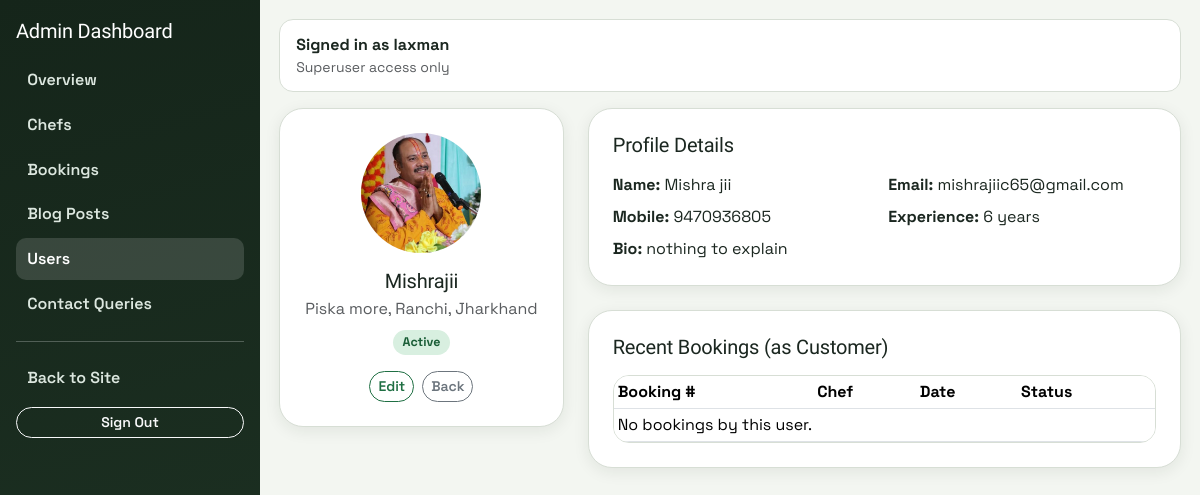
The app's page /myadmin/users/view/13/ (signed in), older data.
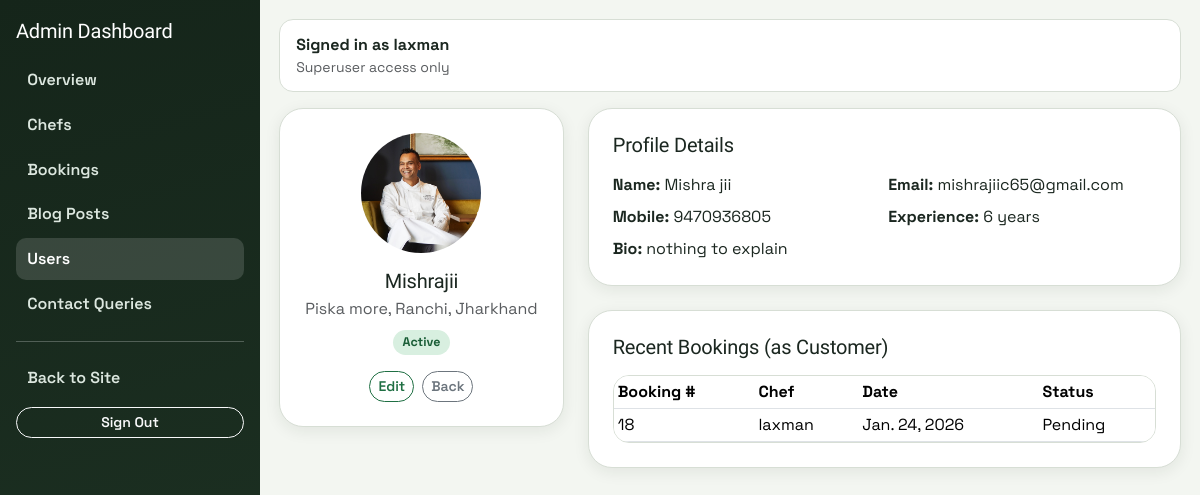
The same page, newer data.
### accounts/models.py (models this page shows, shortened)
class Profile(models.Model):
    user = models.OneToOneField(settings.AUTH_USER_MODEL, on_delete=models.CASCADE)
    name = models.CharField(max_length=100)
    email = models.EmailField()
    mobile_number = models.CharField(max_length=15, blank=True, null=True)
    location = models.CharField(max_length=255, blank=True)
    education = models.CharField(max_length=255, blank=True)
    experience = models.IntegerField(default=0)
    speciality = models.TextField(blank=True)
    bio = models.TextField(blank=True)
    dishes = models.CharField(max_length=255, default="Not specified")
    profile_image = models.ImageField(upload_to=user_directory_path, blank=True, null=True)

### booking/models.py (models this page shows, shortened)
class Booking(models.Model):
    STATUS_CHOICES = [
        ('Pending', 'Pending'),
        ('Accepted', 'Accepted'),
        ('Rejected', 'Rejected'),
    ]
    customer = models.ForeignKey(settings.AUTH_USER_MODEL, on_delete=models.CASCADE)
    chef = models.ForeignKey('Chef', on_delete=models.CASCADE)
    date = models.DateField()
    time = models.TimeField()
    person = models.PositiveIntegerField()
    total_price = models.DecimalField(max_digits=8, decimal_places=2)
    status = models.CharField(max_length=20, choices=STATUS_CHOICES, default='Pending', db_index=True)
    is_deleted = models.BooleanField(default=False, db_index=True)
    deleted_at = models.DateTimeField(blank=True, null=True)
    deleted_by = models.ForeignKey(
        settings.AUTH_USER_MODEL,
        on_delete=models.SET_NULL,
        null=True,
        blank=True,
        related_name="deleted_bookings",
    )
    objects = ActiveBookingManager()
    all_objects = BookingQuerySet.as_manager()
    class Meta:
        indexes = [
            models.Index(fields=["date"]),
            models.Index(fields=["status", "date"]),
            models.Index(fields=["is_deleted", "date"]),
        ]

class Chef(models.Model):
    user = models.OneToOneField(settings.AUTH_USER_MODEL, on_delete=models.CASCADE)
    name = models.CharField(max_length=100)
    specialty = models.CharField(max_length=200)
    experience = models.PositiveIntegerField()  # years
    team_members = models.PositiveIntegerField(
        validators=[MinValueValidator(2)],
        blank=True,
        null=True
    )
    price_per_person = models.DecimalField(max_digits=8, decimal_places=2)
    image = models.ImageField(upload_to='chef_dishes/', blank=True, null=True)

### custom_admin/views.py (the view)
# urls.py: path("users/view/<int:pk>/", views.user_view, name="user_view"),
@admin_required
def user_view(request, pk):
    profile = get_object_or_404(Profile.objects.select_related("user"), pk=pk)
    recent_bookings = (
        Booking.objects.select_related("chef")
        .filter(customer=profile.user)
        .order_by("-date", "-time")[:8]
    )
    return render(request, "custom_admin/user_view.html", {"profile": profile, "recent_bookings": recent_bookings})

### booking/context_processors.py (called while the page is built)
def chef_context(request):
    chef = None
    profile = None
    is_admin_user = False
    if request.user.is_authenticated:
        chef = Chef.objects.filter(user=request.user).first()
        profile = getattr(request.user, "profile", None)
        is_admin_user = request.user.is_superuser
    return {"chef": chef, "user_profile": profile, "is_admin_user": is_admin_user}

### booking/models.py (called while the page is built)
    def active(self):
        return self.filter(is_deleted=False)

    def get_queryset(self):
        return BookingQuerySet(self.model, using=self._db).active()

### custom_admin/views.py (called while the page is built)
def admin_required(view_func):
    @wraps(view_func)
    def wrapper(request, *args, **kwargs):
        if not request.user.is_authenticated:
            login_url = reverse("custom_admin:login")
            return redirect(f"{login_url}?next={request.path}")
        if not request.user.is_superuser:
            return HttpResponseForbidden("You do not have permission to access this module.")
        return view_func(request, *args, **kwargs)
    return wrapper

### custom_admin/templates/custom_admin/user_view.html (shortened to what this page needs)
{% extends "custom_admin/base.html" %}
{% load static %}
{% block content %}
<div class="row g-4">
  <div class="col-lg-4">
    <div class="page-card p-4 text-center">
      {% if profile.profile_image %}
      <img src="{{ profile.profile_image.url }}" alt="Profile" style="width:120px;height:120px;object-fit:cover;border-radius:50%;" loading="lazy" />
      {% else %}
      <img src="{% static 'images/default-chef.jpg' %}" alt="Profile" style="width:120px;height:120px;object-fit:cover;border-radius:50%;" loading="lazy" />
      {% endif %}
      <h2 class="h5 mt-3 mb-1">{{ profile.user.username }}</h2>
      <p class="text-muted mb-2">{{ profile.location|default:"Location not set" }}</p>
      {% if profile.user.is_active %}
      <span class="status-pill status-accepted">Active</span>
      {% else %}
      <span class="status-pill status-rejected">Inactive</span>
      {% endif %}
      <div class="mt-3 d-flex gap-2 justify-content-center">
        <a href="{% url 'custom_admin:user_edit' profile.pk %}" class="btn btn-outline-primary btn-sm">Edit</a>
        <a href="{% url 'custom_admin:user_list' %}" class="btn btn-outline-secondary btn-sm">Back</a>
      </div>
    </div>
  </div>
  <div class="col-lg-8">
    <div class="page-card p-4 mb-4">
      <h3 class="h5 mb-3">Profile Details</h3>
      <div class="row g-2">
        <div class="col-md-6"><strong>Name:</strong> {{ profile.name|default:"Not set" }}</div>
        <div class="col-md-6"><strong>Email:</strong> {{ profile.user.email|default:"Not set" }}</div>
        <div class="col-md-6"><strong>Mobile:</strong> {{ profile.mobile_number|default:"Not set" }}</div>
        <div class="col-md-6"><strong>Experience:</strong> {{ profile.experience }} years</div>
        <div class="col-12"><strong>Bio:</strong> {{ profile.bio|default:"No bio" }}</div>
      </div>
    </div>
    <div class="page-card p-4">
      <h3 class="h5 mb-3">Recent Bookings (as Customer)</h3>
      <div class="data-table-wrap">
        <table class="table table-sm mb-0">
          <thead><tr><th>Booking #</th><th>Chef</th><th>Date</th><th>Status</th></tr></thead>
          <tbody>
            {% for b in recent_bookings %}
            <tr><td>{{ b.pk }}</td><td>{{ b.chef.name }}</td><td>{{ b.date }}</td><td>{{ b.status }}</td></tr>
            {% empty %}
            <tr><td colspan="4">No bookings by this user.</td></tr>
            {% endfor %}
          </tbody>
        </table>
      </div>
    </div>
  </div>
</div>
{% endblock %}

Row changes from the older to the newer data that the page shows:
changed Profile "Piska more, Ranchi, Jharkhand": profile_image: a different picture
added Booking: pk "18", chef.name "laxman", date "Jan. 24, 2026", status "Pending"
Text that changed along with them:
text no longer shown: "No bookings by this user."
